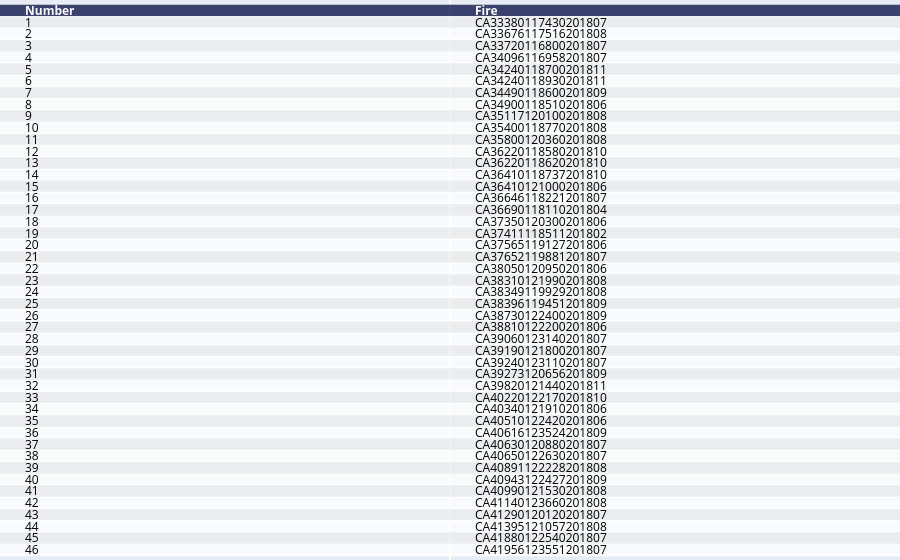

This figure's notebook cell:
### Code cell
fire_code = {'Number': number,'Fire': fire}
fire_code = pd.DataFrame(fire_code)
fig = ff.create_table(fire_code)
fig.show()

### Figure 1 — Plotly figure (JSON) as saved in the notebook; plotly's stock layout.template omitted (floating-point values rounded to 4 significant figures)
{"data": [{"colorscale": [[0, "#00083e"], [0.5, "#ededee"], [1, "#ffffff"]], "hoverinfo": "none", "opacity": 0.75, "showscale": false, "type": "heatmap", "z": [[0, 0], [0.5, 0.5], [1, 1], [0.5, 0.5], [1, 1], [0.5, 0.5], [1, 1], [0.5, 0.5], [1, 1], [0.5, 0.5], [1, 1], [0.5, 0.5], [1, 1], [0.5, 0.5], [1, 1], [0.5, 0.5], [1, 1], [0.5, 0.5], [1, 1], [0.5, 0.5], [1, 1], [0.5, 0.5], [1, 1], [0.5, 0.5], [1, 1], [0.5, 0.5], [1, 1], [0.5, 0.5], [1, 1], [0.5, 0.5], [1, 1], [0.5, 0.5], [1, 1], [0.5, 0.5], [1, 1], [0.5, 0.5], [1, 1], [0.5, 0.5], [1, 1], [0.5, 0.5], [1, 1], [0.5, 0.5], [1, 1], [0.5, 0.5], [1, 1], [0.5, 0.5], [1, 1]]}], "layout": {"annotations": [{"align": "left", "font": {"color": "#ffffff"}, "showarrow": false, "text": "<b>Number</b>", "x": -0.45, "xanchor": "left", "xref": "x", "y": 0, "yref": "y"}, {"align": "left", "font": {"color": "#ffffff"}, "showarrow": false, "text": "<b>Fire</b>", "x": 0.55, "xanchor": "left", "xref": "x", "y": 0, "yref": "y"}, {"align": "left", "font": {"color": "#000000"}, "showarrow": false, "text": "1", "x": -0.45, "xanchor": "left", "xref": "x", "y": 1, "yref": "y"}, {"align": "left", "font": {"color": "#000000"}, "showarrow": false, "text": "CA33380117430201807", "x": 0.55, "xanchor": "left", "xref": "x", "y": 1, "yref": "y"}, {"align": "left", "font": {"color": "#000000"}, "showarrow": false, "text": "2", "x": -0.45, "xanchor": "left", "xref": "x", "y": 2, "yref": "y"}, {"align": "left", "font": {"color": "#000000"}, "showarrow": false, "text": "CA33676117516201808", "x": 0.55, "xanchor": "left", "xref": "x", "y": 2, "yref": "y"}, {"align": "left", "font": {"color": "#000000"}, "showarrow": false, "text": "3", "x": -0.45, "xanchor": "left", "xref": "x", "y": 3, "yref": "y"}, {"align": "left", "font": {"color": "#000000"}, "showarrow": false, "text": "CA33720116800201807", "x": 0.55, "xanchor": "left", "xref": "x", "y": 3, "yref": "y"}, {"align": "left", "font": {"color": "#000000"}, "showarrow": false, "text": "4", "x": -0.45, "xanchor": "left", "xref": "x", "y": 4, "yref": "y"}, {"align": "left", "font": {"color": "#000000"}, "showarrow": false, "text": "CA34096116958201807", "x": 0.55, "xanchor": "left", "xref": "x", "y": 4, "yref": "y"}, {"align": "left", "font": {"color": "#000000"}, "showarrow": false, "text": "5", "x": -0.45, "xanchor": "left", "xref": "x", "y": 5, "yref": "y"}, {"align": "left", "font": {"color": "#000000"}, "showarrow": false, "text": "CA34240118700201811", "x": 0.55, "xanchor": "left", "xref": "x", "y": 5, "yref": "y"}, {"align": "left", "font": {"color": "#000000"}, "showarrow": false, "text": "6", "x": -0.45, "xanchor": "left", "xref": "x", "y": 6, "yref": "y"}, {"align": "left", "font": {"color": "#000000"}, "showarrow": false, "text": "CA34240118930201811", "x": 0.55, "xanchor": "left", "xref": "x", "y": 6, "yref": "y"}, {"align": "left", "font": {"color": "#000000"}, "showarrow": false, "text": "7", "x": -0.45, "xanchor": "left", "xref": "x", "y": 7, "yref": "y"}, {"align": "left", "font": {"color": "#000000"}, "showarrow": false, "text": "CA34490118600201809", "x": 0.55, "xanchor": "left", "xref": "x", "y": 7, "yref": "y"}, {"align": "left", "font": {"color": "#000000"}, "showarrow": false, "text": "8", "x": -0.45, "xanchor": "left", "xref": "x", "y": 8, "yref": "y"}, {"align": "left", "font": {"color": "#000000"}, "showarrow": false, "text": "CA34900118510201806", "x": 0.55, "xanchor": "left", "xref": "x", "y": 8, "yref": "y"}, {"align": "left", "font": {"color": "#000000"}, "showarrow": false, "text": "9", "x": -0.45, "xanchor": "left", "xref": "x", "y": 9, "yref": "y"}, {"align": "left", "font": {"color": "#000000"}, "showarrow": false, "text": "CA35117120100201808", "x": 0.55, "xanchor": "left", "xref": "x", "y": 9, "yref": "y"}, {"align": "left", "font": {"color": "#000000"}, "showarrow": false, "text": "10", "x": -0.45, "xanchor": "left", "xref": "x", "y": 10, "yref": "y"}, {"align": "left", "font": {"color": "#000000"}, "showarrow": false, "text": "CA35400118770201808", "x": 0.55, "xanchor": "left", "xref": "x", "y": 10, "yref": "y"}, {"align": "left", "font": {"color": "#000000"}, "showarrow": false, "text": "11", "x": -0.45, "xanchor": "left", "xref": "x", "y": 11, "yref": "y"}, {"align": "left", "font": {"color": "#000000"}, "showarrow": false, "text": "CA35800120360201808", "x": 0.55, "xanchor": "left", "xref": "x", "y": 11, "yref": "y"}, {"align": "left", "font": {"color": "#000000"}, "showarrow": false, "text": "12", "x": -0.45, "xanchor": "left", "xref": "x", "y": 12, "yref": "y"}, {"align": "left", "font": {"color": "#000000"}, "showarrow": false, "text": "CA36220118580201810", "x": 0.55, "xanchor": "left", "xref": "x", "y": 12, "yref": "y"}, {"align": "left", "font": {"color": "#000000"}, "showarrow": false, "text": "13", "x": -0.45, "xanchor": "left", "xref": "x", "y": 13, "yref": "y"}, {"align": "left", "font": {"color": "#000000"}, "showarrow": false, "text": "CA36220118620201810", "x": 0.55, "xanchor": "left", "xref": "x", "y": 13, "yref": "y"}, {"align": "left", "font": {"color": "#000000"}, "showarrow": false, "text": "14", "x": -0.45, "xanchor": "left", "xref": "x", "y": 14, "yref": "y"}, {"align": "left", "font": {"color": "#000000"}, "showarrow": false, "text": "CA36410118737201810", "x": 0.55, "xanchor": "left", "xref": "x", "y": 14, "yref": "y"}, {"align": "left", "font": {"color": "#000000"}, "showarrow": false, "text": "15", "x": -0.45, "xanchor": "left", "xref": "x", "y": 15, "yref": "y"}, {"align": "left", "font": {"color": "#000000"}, "showarrow": false, "text": "CA36410121000201806", "x": 0.55, "xanchor": "left", "xref": "x", "y": 15, "yref": "y"}, {"align": "left", "font": {"color": "#000000"}, "showarrow": false, "text": "16", "x": -0.45, "xanchor": "left", "xref": "x", "y": 16, "yref": "y"}, {"align": "left", "font": {"color": "#000000"}, "showarrow": false, "text": "CA36646118221201807", "x": 0.55, "xanchor": "left", "xref": "x", "y": 16, "yref": "y"}, {"align": "left", "font": {"color": "#000000"}, "showarrow": false, "text": "17", "x": -0.45, "xanchor": "left", "xref": "x", "y": 17, "yref": "y"}, {"align": "left", "font": {"color": "#000000"}, "showarrow": false, "text": "CA36690118110201804", "x": 0.55, "xanchor": "left", "xref": "x", "y": 17, "yref": "y"}, {"align": "left", "font": {"color": "#000000"}, "showarrow": false, "text": "18", "x": -0.45, "xanchor": "left", "xref": "x", "y": 18, "yref": "y"}, {"align": "left", "font": {"color": "#000000"}, "showarrow": false, "text": "CA37350120300201806", "x": 0.55, "xanchor": "left", "xref": "x", "y": 18, "yref": "y"}, {"align": "left", "font": {"color": "#000000"}, "showarrow": false, "text": "19", "x": -0.45, "xanchor": "left", "xref": "x", "y": 19, "yref": "y"}, {"align": "left", "font": {"color": "#000000"}, "showarrow": false, "text": "CA37411118511201802", "x": 0.55, "xanchor": "left", "xref": "x", "y": 19, "yref": "y"}, {"align": "left", "font": {"color": "#000000"}, "showarrow": false, "text": "20", "x": -0.45, "xanchor": "left", "xref": "x", "y": 20, "yref": "y"}, {"align": "left", "font": {"color": "#000000"}, "showarrow": false, "text": "CA37565119127201806", "x": 0.55, "xanchor": "left", "xref": "x", "y": 20, "yref": "y"}, {"align": "left", "font": {"color": "#000000"}, "showarrow": false, "text": "21", "x": -0.45, "xanchor": "left", "xref": "x", "y": 21, "yref": "y"}, {"align": "left", "font": {"color": "#000000"}, "showarrow": false, "text": "CA37652119881201807", "x": 0.55, "xanchor": "left", "xref": "x", "y": 21, "yref": "y"}, {"align": "left", "font": {"color": "#000000"}, "showarrow": false, "text": "22", "x": -0.45, "xanchor": "left", "xref": "x", "y": 22, "yref": "y"}, {"align": "left", "font": {"color": "#000000"}, "showarrow": false, "text": "CA38050120950201806", "x": 0.55, "xanchor": "left", "xref": "x", "y": 22, "yref": "y"}, {"align": "left", "font": {"color": "#000000"}, "showarrow": false, "text": "23", "x": -0.45, "xanchor": "left", "xref": "x", "y": 23, "yref": "y"}, {"align": "left", "font": {"color": "#000000"}, "showarrow": false, "text": "CA38310121990201808", "x": 0.55, "xanchor": "left", "xref": "x", "y": 23, "yref": "y"}, {"align": "left", "font": {"color": "#000000"}, "showarrow": false, "text": "24", "x": -0.45, "xanchor": "left", "xref": "x", "y": 24, "yref": "y"}, {"align": "left", "font": {"color": "#000000"}, "showarrow": false, "text": "CA38349119929201808", "x": 0.55, "xanchor": "left", "xref": "x", "y": 24, "yref": "y"}, {"align": "left", "font": {"color": "#000000"}, "showarrow": false, "text": "25", "x": -0.45, "xanchor": "left", "xref": "x", "y": 25, "yref": "y"}, {"align": "left", "font": {"color": "#000000"}, "showarrow": false, "text": "CA38396119451201809", "x": 0.55, "xanchor": "left", "xref": "x", "y": 25, "yref": "y"}, {"align": "left", "font": {"color": "#000000"}, "showarrow": false, "text": "26", "x": -0.45, "xanchor": "left", "xref": "x", "y": 26, "yref": "y"}, {"align": "left", "font": {"color": "#000000"}, "showarrow": false, "text": "CA38730122400201809", "x": 0.55, "xanchor": "left", "xref": "x", "y": 26, "yref": "y"}, {"align": "left", "font": {"color": "#000000"}, "showarrow": false, "text": "27", "x": -0.45, "xanchor": "left", "xref": "x", "y": 27, "yref": "y"}, {"align": "left", "font": {"color": "#000000"}, "showarrow": false, "text": "CA38810122200201806", "x": 0.55, "xanchor": "left", "xref": "x", "y": 27, "yref": "y"}, {"align": "left", "font": {"color": "#000000"}, "showarrow": false, "text": "28", "x": -0.45, "xanchor": "left", "xref": "x", "y": 28, "yref": "y"}, {"align": "left", "font": {"color": "#000000"}, "showarrow": false, "text": "CA39060123140201807", "x": 0.55, "xanchor": "left", "xref": "x", "y": 28, "yref": "y"}, {"align": "left", "font": {"color": "#000000"}, "showarrow": false, "text": "29", "x": -0.45, "xanchor": "left", "xref": "x", "y": 29, "yref": "y"}, {"align": "left", "font": {"color": "#000000"}, "showarrow": false, "text": "CA39190121800201807", "x": 0.55, "xanchor": "left", "xref": "x", "y": 29, "yref": "y"}, {"align": "left", "font": {"color": "#000000"}, "showarrow": false, "text": "30", "x": -0.45, "xanchor": "left", "xref": "x", "y": 30, "yref": "y"}, {"align": "left", "font": {"color": "#000000"}, "showarrow": false, "text": "CA39240123110201807", "x": 0.55, "xanchor": "left", "xref": "x", "y": 30, "yref": "y"}, {"align": "left", "font": {"color": "#000000"}, "showarrow": false, "text": "31", "x": -0.45, "xanchor": "left", "xref": "x", "y": 31, "yref": "y"}, {"align": "left", "font": {"color": "#000000"}, "showarrow": false, "text": "CA39273120656201809", "x": 0.55, "xanchor": "left", "xref": "x", "y": 31, "yref": "y"}, {"align": "left", "font": {"color": "#000000"}, "showarrow": false, "text": "32", "x": -0.45, "xanchor": "left", "xref": "x", "y": 32, "yref": "y"}, {"align": "left", "font": {"color": "#000000"}, "showarrow": false, "text": "CA39820121440201811", "x": 0.55, "xanchor": "left", "xref": "x", "y": 32, "yref": "y"}, {"align": "left", "font": {"color": "#000000"}, "showarrow": false, "text": "33", "x": -0.45, "xanchor": "left", "xref": "x", "y": 33, "yref": "y"}, {"align": "left", "font": {"color": "#000000"}, "showarrow": false, "text": "CA40220122170201810", "x": 0.55, "xanchor": "left", "xref": "x", "y": 33, "yref": "y"}, {"align": "left", "font": {"color": "#000000"}, "showarrow": false, "text": "34", "x": -0.45, "xanchor": "left", "xref": "x", "y": 34, "yref": "y"}, {"align": "left", "font": {"color": "#000000"}, "showarrow": false, "text": "CA40340121910201806", "x": 0.55, "xanchor": "left", "xref": "x", "y": 34, "yref": "y"}, {"align": "left", "font": {"color": "#000000"}, "showarrow": false, "text": "35", "x": -0.45, "xanchor": "left", "xref": "x", "y": 35, "yref": "y"}, {"align": "left", "font": {"color": "#000000"}, "showarrow": false, "text": "CA40510122420201806", "x": 0.55, "xanchor": "left", "xref": "x", "y": 35, "yref": "y"}, {"align": "left", "font": {"color": "#000000"}, "showarrow": false, "text": "36", "x": -0.45, "xanchor": "left", "xref": "x", "y": 36, "yref": "y"}, {"align": "left", "font": {"color": "#000000"}, "showarrow": false, "text": "CA40616123524201809", "x": 0.55, "xanchor": "left", "xref": "x", "y": 36, "yref": "y"}, {"align": "left", "font": {"color": "#000000"}, "showarrow": false, "text": "37", "x": -0.45, "xanchor": "left", "xref": "x", "y": 37, "yref": "y"}, {"align": "left", "font": {"color": "#000000"}, "showarrow": false, "text": "CA40630120880201807", "x": 0.55, "xanchor": "left", "xref": "x", "y": 37, "yref": "y"}, {"align": "left", "font": {"color": "#000000"}, "showarrow": false, "text": "38", "x": -0.45, "xanchor": "left", "xref": "x", "y": 38, "yref": "y"}, {"align": "left", "font": {"color": "#000000"}, "showarrow": false, "text": "CA40650122630201807", "x": 0.55, "xanchor": "left", "xref": "x", "y": 38, "yref": "y"}, {"align": "left", "font": {"color": "#000000"}, "showarrow": false, "text": "39", "x": -0.45, "xanchor": "left", "xref": "x", "y": 39, "yref": "y"}, {"align": "left", "font": {"color": "#000000"}, "showarrow": false, "text": "CA40891122228201808", "x": 0.55, "xanchor": "left", "xref": "x", "y": 39, "yref": "y"}, {"align": "left", "font": {"color": "#000000"}, "showarrow": false, "text": "40", "x": -0.45, "xanchor": "left", "xref": "x", "y": 40, "yref": "y"}, {"align": "left", "font": {"color": "#000000"}, "showarrow": false, "text": "CA40943122427201809", "x": 0.55, "xanchor": "left", "xref": "x", "y": 40, "yref": "y"}, {"align": "left", "font": {"color": "#000000"}, "showarrow": false, "text": "41", "x": -0.45, "xanchor": "left", "xref": "x", "y": 41, "yref": "y"}, {"align": "left", "font": {"color": "#000000"}, "showarrow": false, "text": "CA40990121530201808", "x": 0.55, "xanchor": "left", "xref": "x", "y": 41, "yref": "y"}, {"align": "left", "font": {"color": "#000000"}, "showarrow": false, "text": "42", "x": -0.45, "xanchor": "left", "xref": "x", "y": 42, "yref": "y"}, {"align": "left", "font": {"color": "#000000"}, "showarrow": false, "text": "CA41140123660201808", "x": 0.55, "xanchor": "left", "xref": "x", "y": 42, "yref": "y"}, {"align": "left", "font": {"color": "#000000"}, "showarrow": false, "text": "43", "x": -0.45, "xanchor": "left", "xref": "x", "y": 43, "yref": "y"}, {"align": "left", "font": {"color": "#000000"}, "showarrow": false, "text": "CA41290120120201807", "x": 0.55, "xanchor": "left", "xref": "x", "y": 43, "yref": "y"}, {"align": "left", "font": {"color": "#000000"}, "showarrow": false, "text": "44", "x": -0.45, "xanchor": "left", "xref": "x", "y": 44, "yref": "y"}, {"align": "left", "font": {"color": "#000000"}, "showarrow": false, "text": "CA41395121057201808", "x": 0.55, "xanchor": "left", "xref": "x", "y": 44, "yref": "y"}, {"align": "left", "font": {"color": "#000000"}, "showarrow": false, "text": "45", "x": -0.45, "xanchor": "left", "xref": "x", "y": 45, "yref": "y"}, {"align": "left", "font": {"color": "#000000"}, "showarrow": false, "text": "CA41880122540201807", "x": 0.55, "xanchor": "left", "xref": "x", "y": 45, "yref": "y"}, {"align": "left", "font": {"color": "#000000"}, "showarrow": false, "text": "46", "x": -0.45, "xanchor": "left", "xref": "x", "y": 46, "yref": "y"}, {"align": "left", "font": {"color": "#000000"}, "showarrow": false, "text": "CA41956123551201807", "x": 0.55, "xanchor": "left", "xref": "x", "y": 46, "yref": "y"}], "autosize": true, "margin": {"b": 0, "l": 0, "r": 0, "t": 0}, "xaxis": {"autorange": true, "dtick": 1, "gridwidth": 2, "range": [-0.5, 1.5], "showticklabels": false, "tick0": -0.5, "ticks": "", "zeroline": false}, "yaxis": {"autorange": true, "dtick": 1, "gridwidth": 2, "range": [47.35, -1.353], "showticklabels": false, "tick0": 0.5, "ticks": "", "zeroline": false}}}
